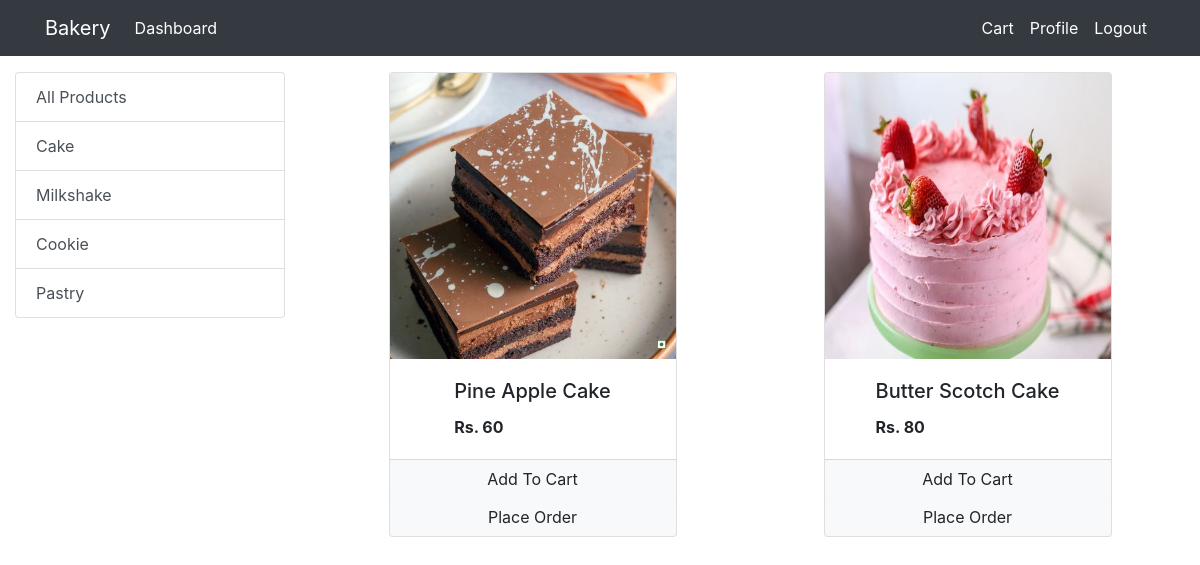
/?category=1, run on the app's committed database.
### Bakery/models.py (models this page shows, shortened)
class Category(models.Model):
    name = models.CharField(max_length=100)
    @staticmethod
    def get_all_categories():
        return Category.objects.all()

class Product(models.Model):
    name = models.CharField(max_length=100, null=True)
    quantity = models.PositiveIntegerField(null=True)
    price = models.PositiveIntegerField(null=True)
    category = models.ForeignKey(Category, on_delete=models.CASCADE,default=1)
    image = models.ImageField(upload_to='uploads/products/', default='default_image.jpeg')
    @staticmethod
    def get_all_products_by_categoryid(category_id):
        if category_id:
    	       return Product.objects.filter(category = category_id)
        else:
            return Product.get_all_products()

### Bakery/Views/views.py (the view, shortened to what this page needs)
# urls.py: path('', views.index.as_view(), name='Bakery-index'),
class index(View):
	def get(self,request):
		products = None
		categories = models.Category.get_all_categories()
		categoryID = request.GET.get('category')
		if categoryID:
			products = models.Product.get_all_products_by_categoryid(categoryID)
		else:
			products = models.Product.get_all_products()
		data = {'products':products,'categories':categories}
		return render(request, 'Bakery/index.html', data)

### templates/Bakery/index.html (shortened to what this page needs)
{%extends 'Partials/base.html'%}
{%block content%}
{% load cart%}
<div class="container-fluid">
	<div class="row">
			<div class="col-lg-3 mx-auto">
				<ul class="list-group mt-3">
					<a href="/" class="list-group-item list-group-item-action">All Products</a>
					{%for category in categories%}
				  <a href="/?category={{category.id}}" class="list-group-item list-group-item-action">{{category.name}}</a>
				  {%endfor%}
				</ul>
			</div>
			<div id ="products" class="col-lg-9 mx-auto">
				<div class="row mx-auto mt-3">
					{%for product in products%}
					<div class="card mx-auto mb-3" id={{product.id}} style="width: 18rem;">
						<img src="{{product.image.url}}" class="card-img-top" alt="Card image cap">
						<div class="card-body mx-auto">
							<h5 class="card-title">{{product.name}}</h5>
							<p class="card-text "><b>Rs. {{product.price}}</b></p>
						</div>
						<div class="card-footer p-0 no-gutters">
						{% if product|is_in_cart:request.session.cart %}
						<div class="row no-gutters">
							<form action="/#{{product.id}}" class="col-2 " method="post">
								{% csrf_token %}
								<input hidden type="text" name='product' value='{{product.id}}'>
								<input hidden type="text" name='remove' value='True'>
								<input type="submit" value=" - " class="btn btn-block btn-light border-right">
							</form>
							<div class="text-center col">{{product|cart_quantity:request.session.cart}} in Cart</div>
							<form action="/#{{product.id}}" class="col-2 " method="post">
								{% csrf_token %}
								<input hidden type="text" name='product' value='{{product.id}}'>
								<input type="submit" value=" + " class="btn btn-block btn-light border-left">
							</form>
						</div>
						{% else %}
						<form action="/#{{product.id}}" method="POST" class="btn-block">
							<input type="submit" class="float-right btn btn-light  form-control"
								value="Add To Cart">
						</form>
						{% endif %}
							<a href="#" class="float-right btn btn-light form-control ">Place Order</a>
						</div>
					</div>
					{%endfor%}
				</div>
			</div>
	</div>
</div>
{%endblock%}

### data on the page
Category: name "Cake"
Category: name "Milkshake"
Category: name "Cookie"
Category: name "Pastry"
Product: image (picture), name "Pine Apple Cake", price "60"
Product: image (picture), name "Butter Scotch Cake", price "80"
